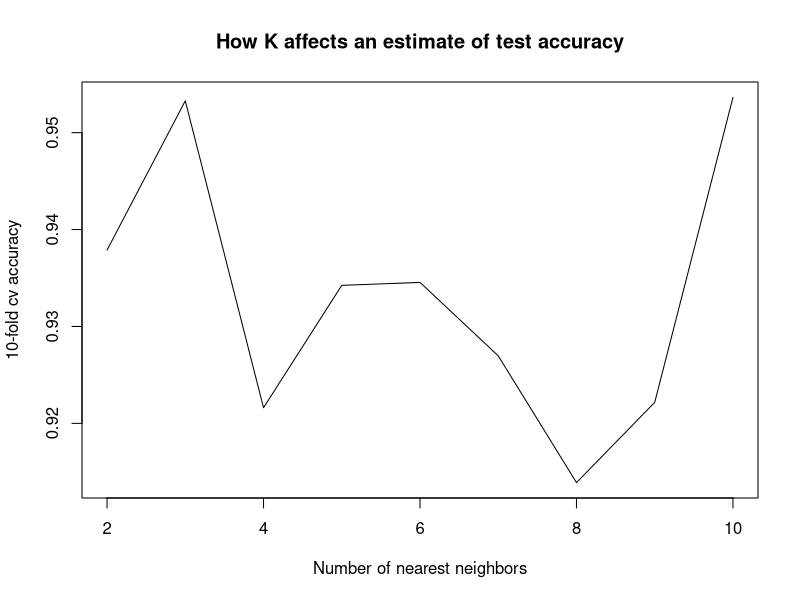

The R script that drew this image:
######
# CROSS VALIDATION in KNN
######


# load required libraries
require(class) # for KNN
require(caret) # for train, createDataPartition, createFolds...
# set seed to ensure reproducibility
set.seed(100)

data(iris)

# normalize all predictors, i.e., all but last column species
iris[, -ncol(iris)] <- scale(iris[, -ncol(iris)])

# split the data into training and test sets 70/30 split
trainIdx <- createDataPartition(1:nrow(iris), p = 0.7, list = FALSE)
testIdx <- setdiff((1:nrow(iris)), trainIdx)
train <- iris[trainIdx, -ncol(iris)]
test <- iris[testIdx, -ncol(iris)]

# convert class variable to type factor
cl <- factor(iris[trainIdx, ncol(iris)])

# use knn from class package to predict
knnPreds <- knn(train, test, cl, k = 3, prob = TRUE)

table(knnPreds, factor(iris[testIdx, ncol(iris)]))

#############
# implement myknncv - knn with cross validation
# the standard knn function is used for training/testing
# implemented the cross validation section
# divided the training data into 'numFolds' folds, such that one fold for validation, others for training
# repeat this 'numFolds' times
#############
myknncv <- function(train, test, cl, k, numFolds)
{
   # create k folds
   ###
   folds <- createFolds(cl, numFolds)
   fold_accuracies <- vector()
   for(i in 1:numFolds){
           # use ith fold for validation
           ###
           validation_set <- train[folds[[i]], ]
           # rest of the folds as training
           ###
           #cv_train <- train[train, ]
           cv_train <- train[-folds[[i]], ]
           # train class variable
           ###
           cv_train_cl <- cl[-folds[[i]]]
           # predict using cv_train, cv_train_cl and validation_set
           ###
           knnpreds <- knn(cv_train,validation_set , cv_train_cl,k , prob = TRUE)
           # calculate accuracy
           tab <- table(knnpreds, factor(cl[folds[[i]]]))
           fold_accuracies <- c(fold_accuracies, sum(diag(tab)) / sum(tab))
   }
   #final accuracy is mean of accuracies of all folds
   cv_accuracy <- mean(fold_accuracies)
   return(cv_accuracy)
}

# perform KNN classification for k in 2:10 using 10-fold CV to estimate 
# test accuracy
accuracies <- vector()
for(nn in 2:10)
    accuracies <- c(accuracies, myknncv(train, test, cl, k = nn, numFolds = 10))
# print(accuracies)

# plot k vs. 10-fold cv accuracy
plot(2:10, accuracies, type = 'l', xlab = 'Number of nearest neighbors',
     ylab = '10-fold cv accuracy',
     main = 'How K affects an estimate of test accuracy')
